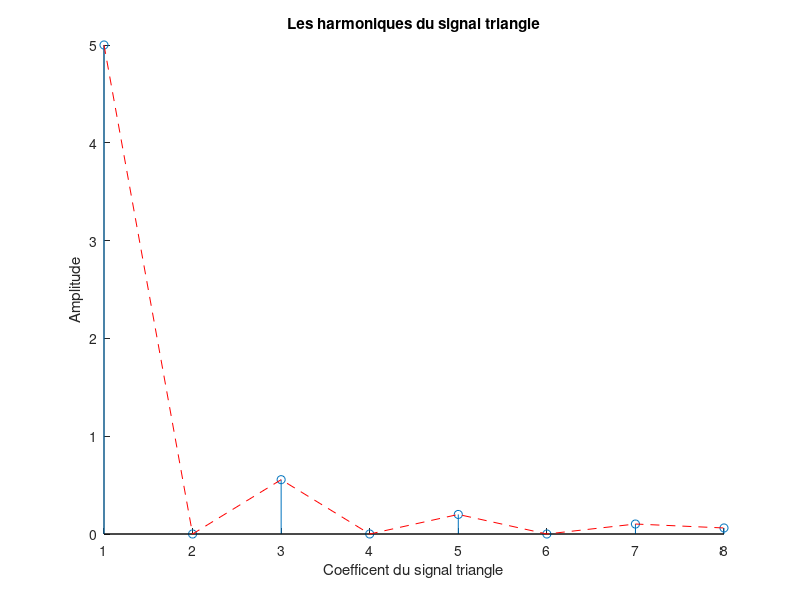
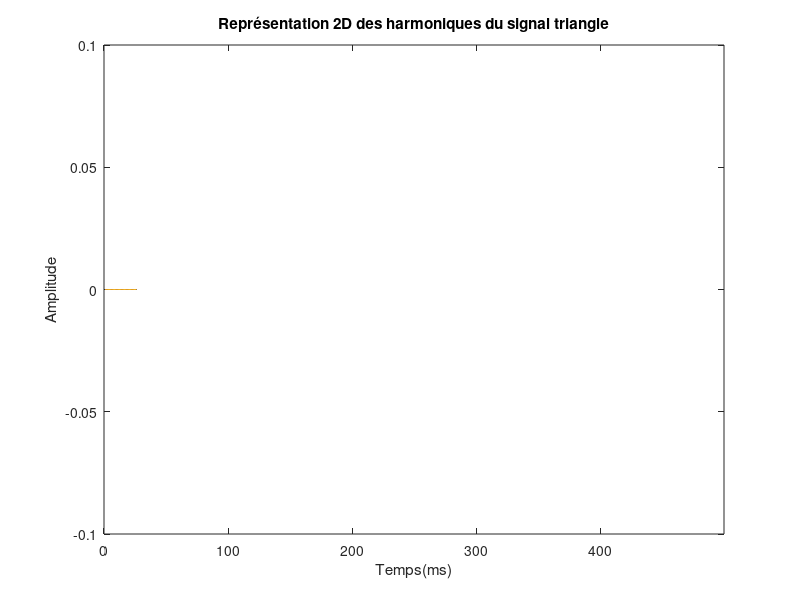
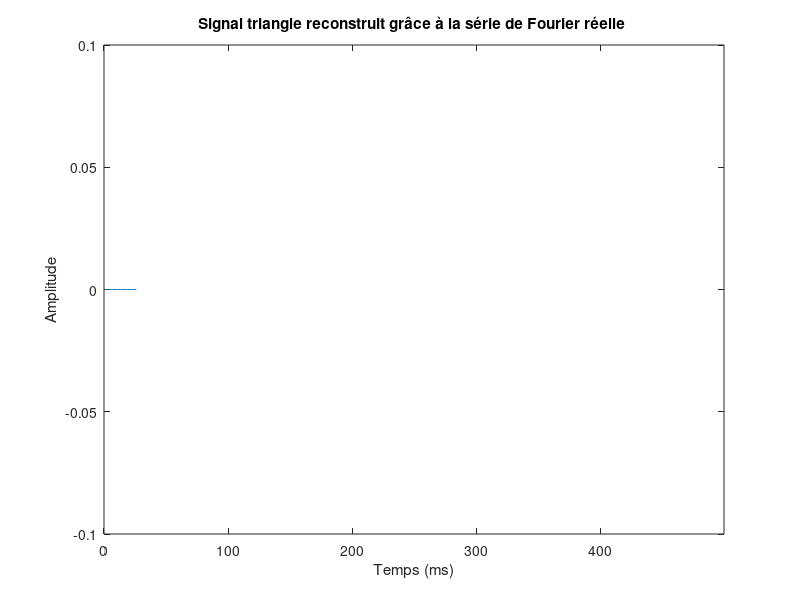
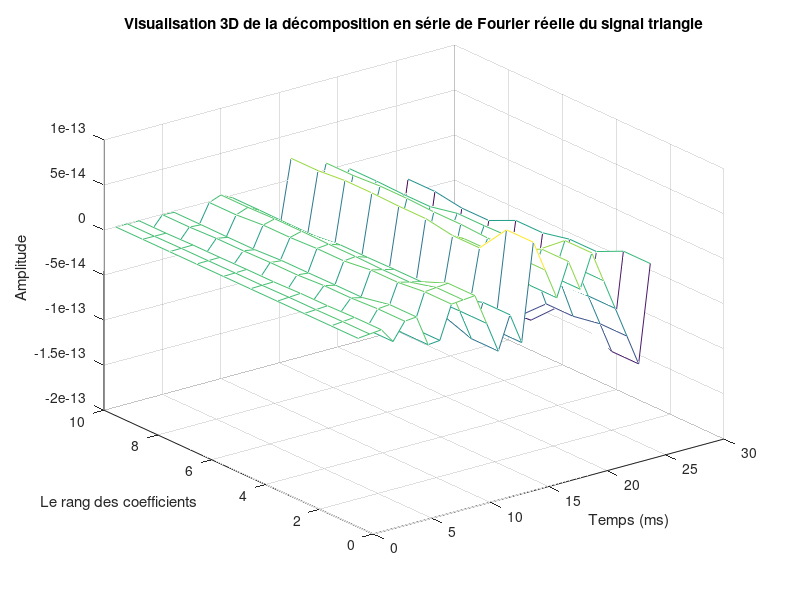

Write the MATLAB code that produced these figures, in order.
function main()
    clear all
    close all
    clc

    Xmax = 499;
    Xmin = 0;
    H = input('Combien d''harmoniques voulez-vous?');
    a = input('Choisissez votre amplitude');
    f = input('Entrez la frequence du signal');
    fe= input('Indiquez la frequence d''echantillonnage');
    fin=input('Donnez la fin de votre vecteur temps');
    t = 0:1/fe:fin;

    [TabConcat, TabTriangle, TabReconstr, reconstruction_triangle] = calculateSignals(H, a, f, t);

    plotResults(TabConcat, TabTriangle, TabReconstr, reconstruction_triangle, Xmin, Xmax);
end

function [TabConcat, TabTriangle, TabReconstr, reconstruction_triangle] = calculateSignals(H, a, f, t)
    TabConcat = zeros(2*H, 1);
    TabTriangle = zeros(2*H, length(t));

    for i = 1:2*H
        CoeffTriangle = calculateXTriangle(a, i);
        TabConcat(i,1) = CoeffTriangle;

        HarmoTriangle = sin(2*pi*i*f*t);
        TabHarmos(i,:) = HarmoTriangle;
        TabTriangle(i,:) = CoeffTriangle*HarmoTriangle;
    end

    TabReconstr = cumsum(TabTriangle);
    reconstruction_triangle = TabReconstr(2*H,:);
end

function CoeffTriangle = calculateXTriangle(a, i)
    CoeffTriangle = (-a)/(((i))^2)*sin((i*pi)/2);
end

function plotResults(TabConcat, TabTriangle, TabReconstr, reconstruction_triangle, Xmin, Xmax)
    TabAbsolu = abs(TabConcat(find(abs(TabConcat)>=3.898171832519376e-17)));
    
    figure(1)
    hold on
    stem(abs(TabAbsolu))
    plot(abs(TabAbsolu),'r--')
    title('Les harmoniques du signal triangle')
    xlabel('Coefficent du signal triangle')
    ylabel('Amplitude')

    figure(2)
    plot(TabReconstr')
    title('Représentation 2D des harmoniques du signal triangle')
    xlabel('Temps(ms)')
    ylabel('Amplitude')
    axis([Xmin Xmax min(reconstruction_triangle)-0.1 max(reconstruction_triangle)+0.1])

    figure(3)
    plot(reconstruction_triangle)
    title('Signal triangle reconstruit grâce à la série de Fourier réelle ')
    xlabel('Temps (ms)')
    ylabel('Amplitude')
    axis([Xmin Xmax min(reconstruction_triangle)-0.1 max(reconstruction_triangle)+0.1])

    figure(4)
    mesh(TabReconstr)
    title('Visualisation 3D de la décomposition en série de Fourier réelle du signal triangle')
    xlabel('Temps (ms)')
    ylabel('Le rang des coefficients')
    zlabel('Amplitude')

    figure(5)
    stem(abs(fft(reconstruction_triangle)))
    axis([Xmin 60 0 160])
    title('Estimation de la TF du signal triangle grâce à l''algorithme FFT')
    xlabel('Coefficient du signal triangle')
    ylabel('Amplitude')

    figure(6)
    plot(TabTriangle')
    title('Représentation des harmoniques pondérés')
    xlabel('Fréquence')
    ylabel('Amplitude')
    axis([Xmin Xmax+1 -0.7 0.7])

    figure(7)
    mesh(TabTriangle)
    title('Rerésentation 3D de la décroissance en 1/n² du signal triangle')
    xlabel('Le nombre d''harmoniques')
end
